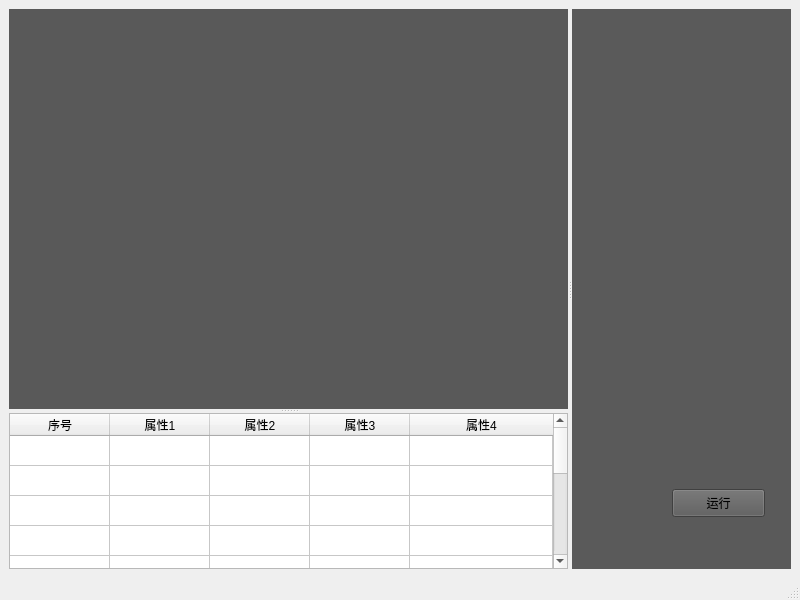
<?xml version="1.0" encoding="UTF-8"?>
<ui version="4.0">
 <class>MainWindow</class>
 <widget class="QMainWindow" name="MainWindow">
  <property name="geometry">
   <rect>
    <x>0</x>
    <y>0</y>
    <width>800</width>
    <height>600</height>
   </rect>
  </property>
  <property name="windowTitle">
   <string>MainWindow</string>
  </property>
  <widget class="QWidget" name="centralwidget">
   <layout class="QHBoxLayout" name="horizontalLayout">
    <item>
     <widget class="QSplitter" name="splitter_2">
      <property name="orientation">
       <enum>Qt::Horizontal</enum>
      </property>
      <widget class="QSplitter" name="splitter">
       <property name="orientation">
        <enum>Qt::Vertical</enum>
       </property>
       <widget class="QWidget" name="widget_3" native="true">
        <property name="minimumSize">
         <size>
          <width>0</width>
          <height>400</height>
         </size>
        </property>
        <property name="styleSheet">
         <string notr="true">background-color: rgb(89, 89, 89);</string>
        </property>
       </widget>
       <widget class="QTableWidget" name="tableWidget">
        <attribute name="horizontalHeaderStretchLastSection">
         <bool>true</bool>
        </attribute>
        <attribute name="verticalHeaderVisible">
         <bool>false</bool>
        </attribute>
        <attribute name="verticalHeaderStretchLastSection">
         <bool>true</bool>
        </attribute>
        <row>
         <property name="text">
          <string>新建行</string>
         </property>
        </row>
        <row>
         <property name="text">
          <string>新建行</string>
         </property>
        </row>
        <row>
         <property name="text">
          <string>新建行</string>
         </property>
        </row>
        <row>
         <property name="text">
          <string>新建行</string>
         </property>
        </row>
        <row>
         <property name="text">
          <string>新建行</string>
         </property>
        </row>
        <row>
         <property name="text">
          <string>新建行</string>
         </property>
        </row>
        <row>
         <property name="text">
          <string>新建行</string>
         </property>
        </row>
        <row>
         <property name="text">
          <string>新建行</string>
         </property>
        </row>
        <row>
         <property name="text">
          <string>新建行</string>
         </property>
        </row>
        <row>
         <property name="text">
          <string>新建行</string>
         </property>
        </row>
        <row>
         <property name="text">
          <string>新建行</string>
         </property>
        </row>
        <column>
         <property name="text">
          <string>序号</string>
         </property>
        </column>
        <column>
         <property name="text">
          <string>属性1</string>
         </property>
        </column>
        <column>
         <property name="text">
          <string>属性2</string>
         </property>
        </column>
        <column>
         <property name="text">
          <string>属性3</string>
         </property>
        </column>
        <column>
         <property name="text">
          <string>属性4</string>
         </property>
        </column>
       </widget>
      </widget>
      <widget class="QWidget" name="widget" native="true">
       <property name="styleSheet">
        <string notr="true">background-color: rgb(90, 90, 90);</string>
       </property>
       <widget class="QPushButton" name="pushButton_3">
        <property name="geometry">
         <rect>
          <x>100</x>
          <y>480</y>
          <width>93</width>
          <height>28</height>
         </rect>
        </property>
        <property name="text">
         <string>运行</string>
        </property>
       </widget>
       <widget class="QWidget" name="widget_2" native="true">
        <property name="geometry">
         <rect>
          <x>420</x>
          <y>50</y>
          <width>385</width>
          <height>529</height>
         </rect>
        </property>
        <widget class="QWidget" name="horizontalLayoutWidget">
         <property name="geometry">
          <rect>
           <x>50</x>
           <y>90</y>
           <width>195</width>
           <height>80</height>
          </rect>
         </property>
         <layout class="QHBoxLayout" name="horizontalLayout_2">
          <item>
           <widget class="QPushButton" name="pushButton_4">
            <property name="text">
             <string>PushButton</string>
            </property>
           </widget>
          </item>
          <item>
           <widget class="QPushButton" name="pushButton_5">
            <property name="text">
             <string>PushButton</string>
            </property>
           </widget>
          </item>
         </layout>
        </widget>
       </widget>
      </widget>
     </widget>
    </item>
   </layout>
  </widget>
  <widget class="QMenuBar" name="menubar">
   <property name="geometry">
    <rect>
     <x>0</x>
     <y>0</y>
     <width>800</width>
     <height>25</height>
    </rect>
   </property>
  </widget>
  <widget class="QStatusBar" name="statusbar"/>
 </widget>
 <tabstops>
  <tabstop>pushButton_3</tabstop>
  <tabstop>pushButton_4</tabstop>
  <tabstop>pushButton_5</tabstop>
 </tabstops>
 <resources/>
 <connections/>
</ui>
